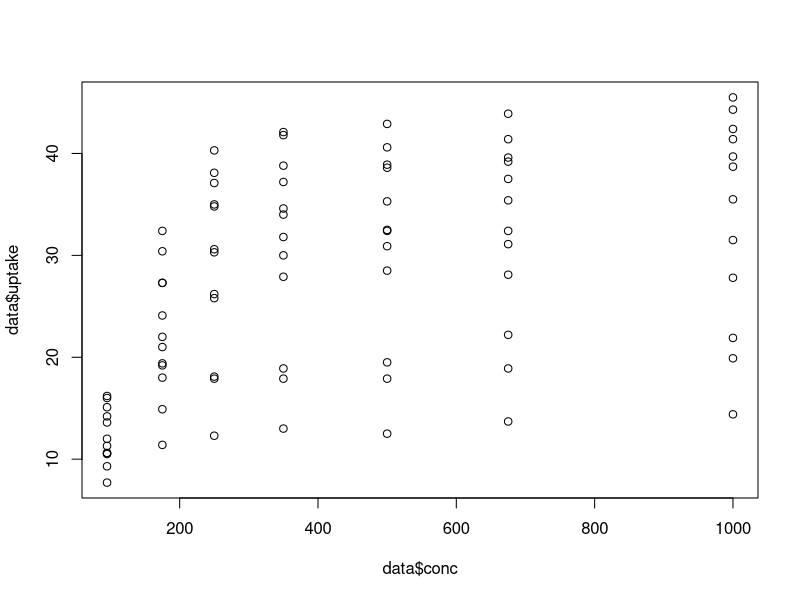
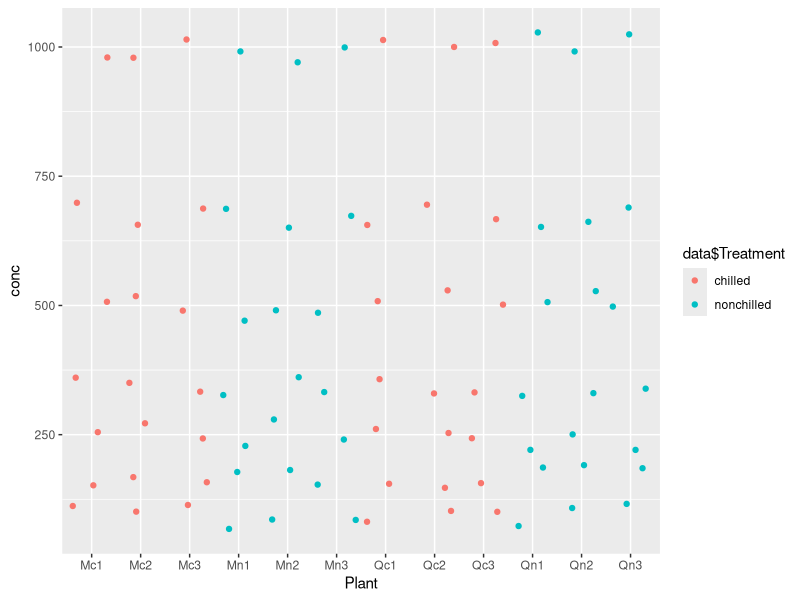
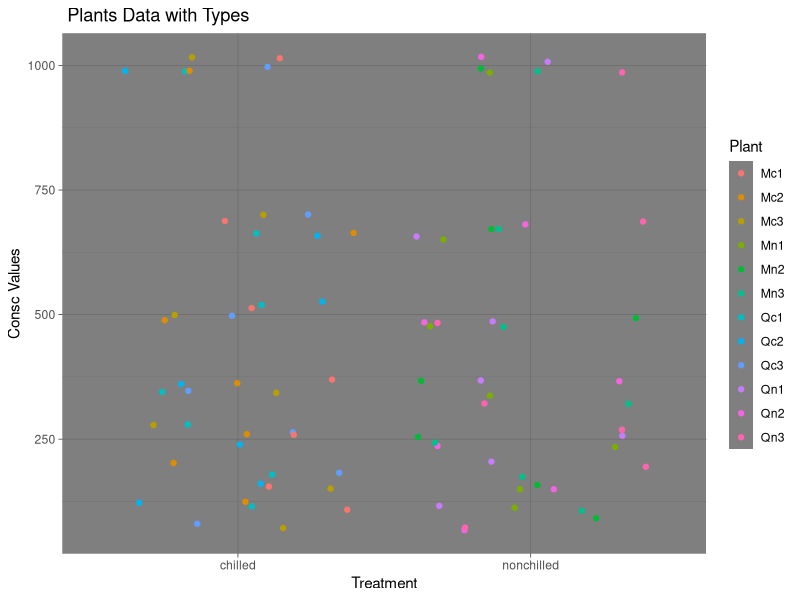
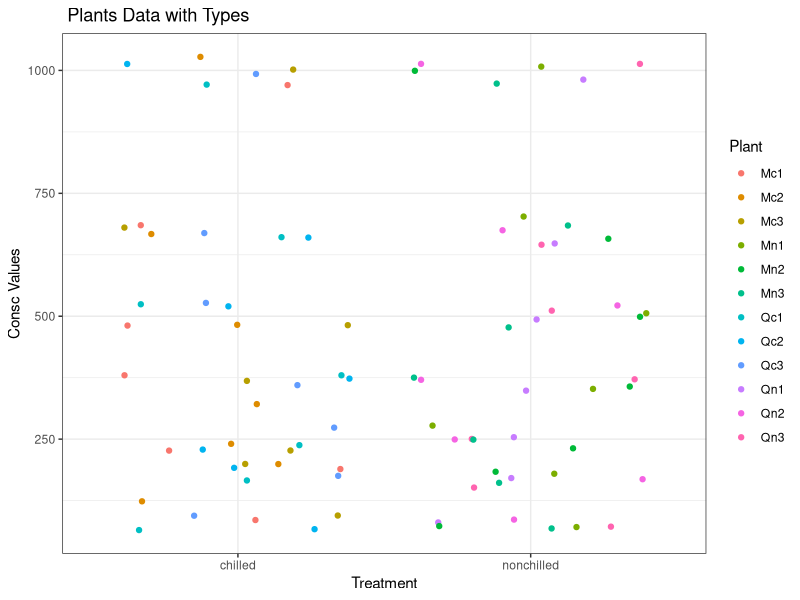

Here is the R script that generated these plots, in order: (Note: this script raises an error after producing the figures.)


library(readxl)
library(ggplot2)



mydata <- read_excel("mydata.xlsx", col_types = c("text", 
                                                  "text", "text", "numeric", "numeric"))

data <- mydata
View(data)
head(data)
plot(data = data,data$conc,data$uptake)

p1<- ggplot(data)+ geom_jitter(data = data,aes(x = Plant , y = conc,color = data$Treatment))
p1
p2 <- ggplot(data)+ geom_jitter(data = data,aes(x = Treatment , y = conc,color = Plant))+
  labs(
    x = "Treatment",
    y = "Consc Values",
    title = " Plants Data with Types",
    fill = " Plant Type"
  )+scale_fill_brewer(palette = "BrBG",direction = 1)
p2 + theme_dark()
p2 + theme_bw()
summary(data)
cor(data)
cor(data$conc,data$uptake, method =  "spearman") #"pearson", "kendall",spearman
cor(data$conc,data$uptake, method =  "pearson")
cor(data$conc,data$uptake, method =  "kendall")
m <- mean(data$conc)
s <- sd(data$conc)
summary(data$conc)
summary(data$uptake)
